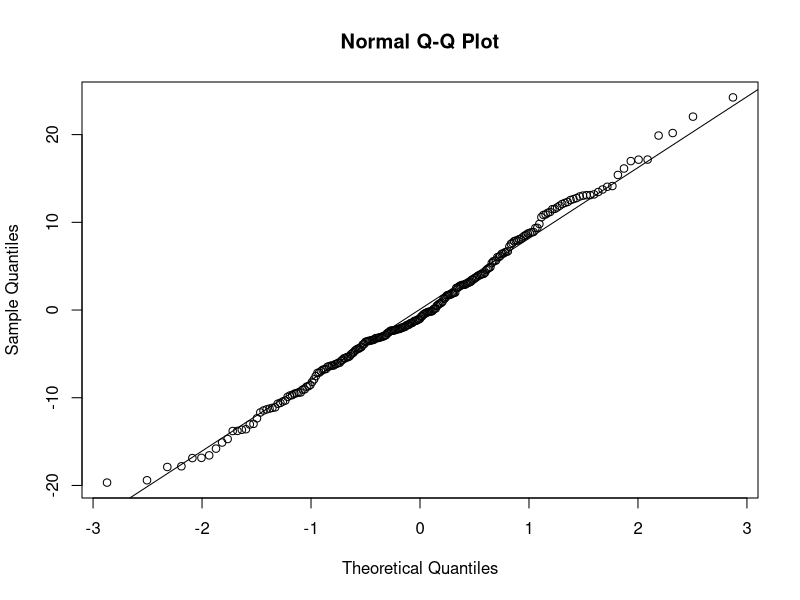
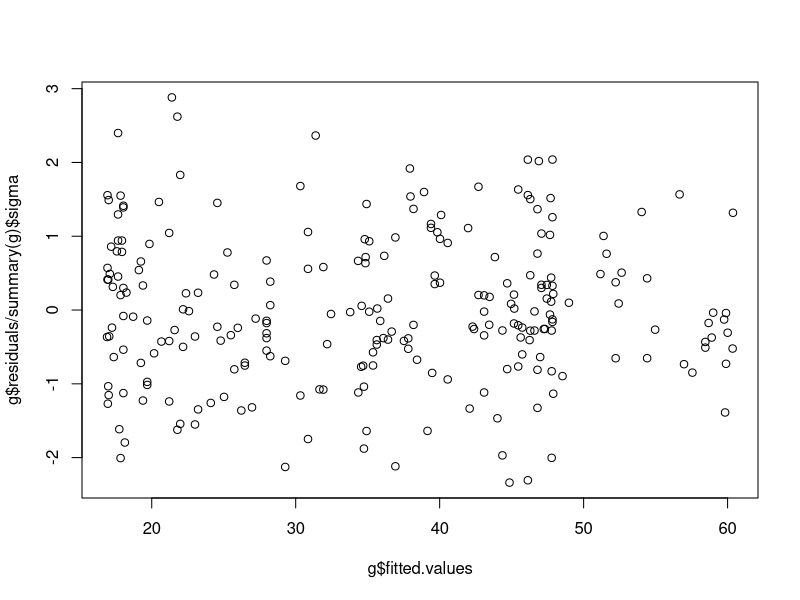
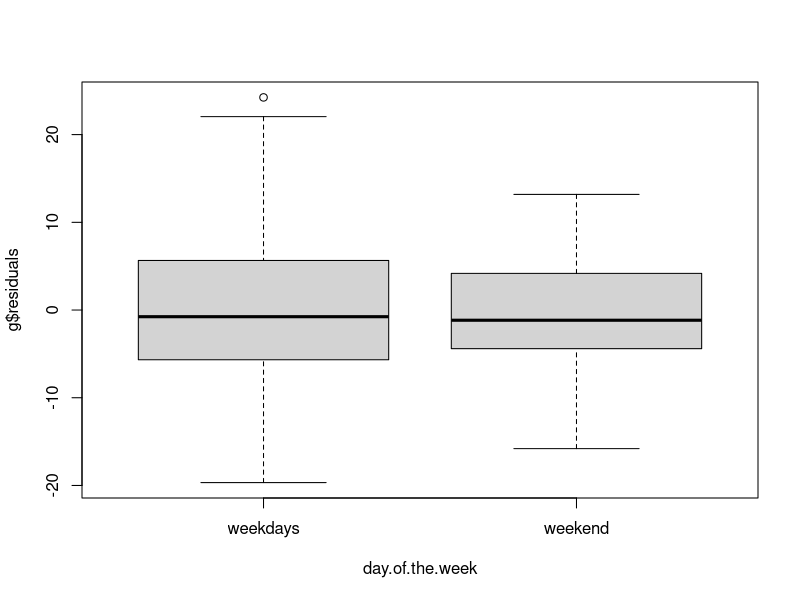
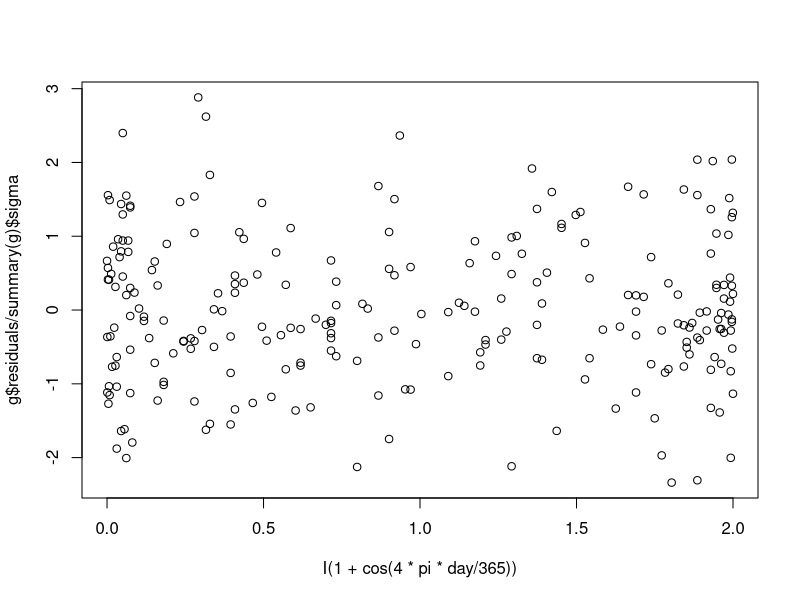
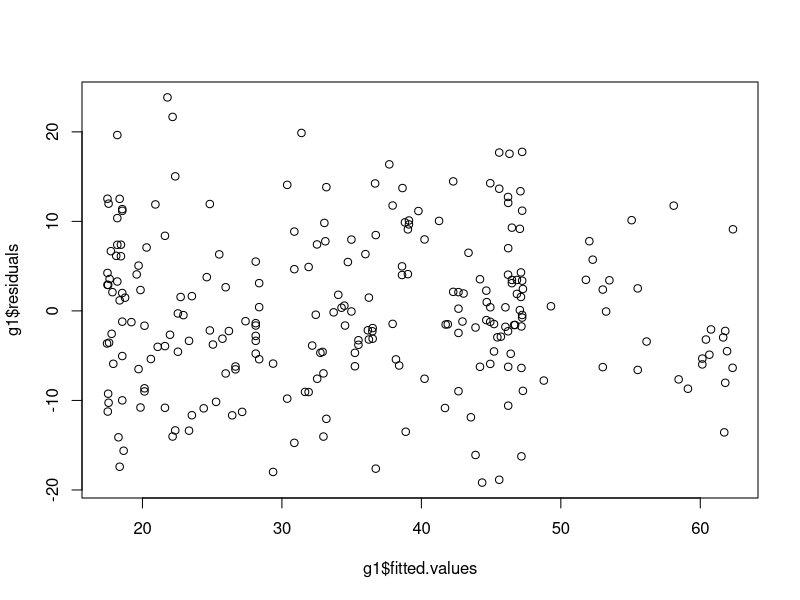
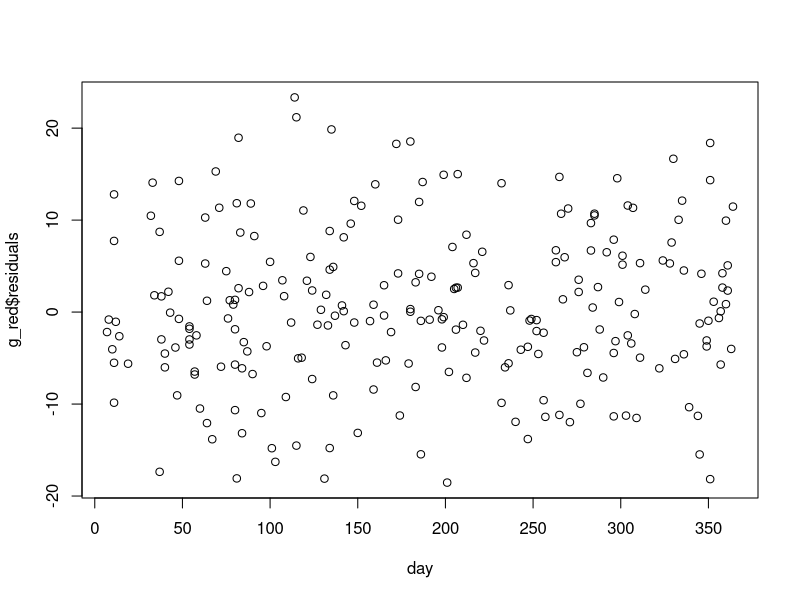
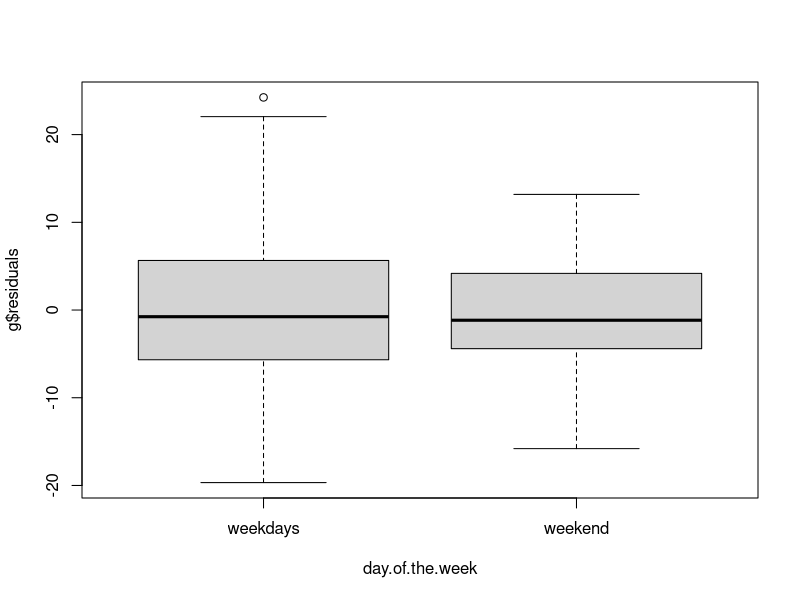

R code for these plots, in order:
mickey <- read.table("mickey.txt", header = T)
attach(mickey)
g <- lm(waiting.time ~ day.of.the.week + I(1 + cos(4*pi*day/365)) + day.of.the.week:I(1 + cos(4*pi*day/365)))
summary(g)
#we need to check gaussianity of the residuals
shapiro.test(g$residuals)
x11()
qqnorm(g$residuals)
qqline(g$residuals)
#we have that
x11()
plot(g$fitted.values,g$residuals/summary(g)$sigma)
x11()
boxplot(g$residuals ~ day.of.the.week)
x11()
plot(I(1 + cos(4*pi*day/365)), g$residuals/summary(g)$sigma)
#we do not see patterns
params <- c(alpha_0 = g$coefficients[1],
            alpha_1 = g$coefficients[1] + g$coefficients[2],
            beta_0 = g$coefficients[3],
            beta_1 = g$coefficients[3] + g$coefficients[4])
s <- summary(g)$sigma
params
#so on the weekend there is, on average, more waiting time, more or less with the same periodic behaviour of the (systemic) variability (1 + cos(4 * pi * day/365))
#Test:
#H0: alpha_1 - alpha_0 = 0 vs H1
library(car)
linearHypothesis(g, c(0,1,0,0), 0)
#we have strong evidence to reject the null hypothesis, p_val <<< 0.05
summary(g)
#by applying bonferroni correction  on the one-at the time test provided by summary(g), we can neglect at overall level 0.95 the impact of
#the interaction between categorycal variable and periodic one
#i.e. we have no evidence to say that beta_1 differs from beta_0
#hence we propose the reduced model:
# y = alpha_g + beta*(1 + cos(4 * pi * day/365)) + eps
g1 <- lm(waiting.time ~ day.of.the.week + I(1 + cos(4*pi*day/365)))

summary(g1)
anova(g,g1)
shapiro.test(g1$residuals)
x11()
plot(g1$fitted.values, g1$residuals)
params_1 <- c(alpha_0 = g1$coefficients[1],
                alpha_1 = g1$coefficients[1] + g1$coefficients[2],
                beta = g1$coefficients[3])
s_1 <- summary(g1)$sigma

#we have already strong evidence to support the fact that the maximum is achieved during weekends (one at the time confidence interval from summary)
#so we simultaneously (Bonferroni) test
linearHypothesis(g1, c(1,1,2), 60)
#we cannot reject the hypothesis:
#alpha_1 = 60 - 2*beta

#So we propose the reduced model
# y = alpha_0 + beta(1 + cos(4 * pi * day/365)) + I(g = 1)*(60 - 2*beta) + eps
W <- ifelse(day.of.the.week=="weekend",1,0)
wait <- waiting.time
wait[which(W==1)] <- wait[which(W==1)] - 60
g_red <- lm(wait ~ I(1-W) + I((1 + cos(4 * pi * day/365)) - 2*W) - 1)
summary(g_red)
shapiro.test(g_red$residuals)
params_red <- c(alpha_0 = g_red$coefficients[1],
                alpha_1 = 60 - 2*g_red$coefficients[2],
                beta = g_red$coefficients[2])
s_red <- summary(g_red)$sigma
z_new <- data.frame(W = 0, day = 238)
predict(g_red, z_new, interval = "prediction", level = 0.95)+60*(z_new$W==1)
#this result assumes gaussianity of the residuals (checked) and independence of the residuals from any regressor used
#i.e:
x11()
plot(day, g_red$residuals)
x11()
boxplot(g$residuals ~ day.of.the.week)
#homoschedasticity wrt to weekends vs weekdays is a bit week, but this could easily be imputed to the different sampling sizes
summary(as.factor(day.of.the.week))
